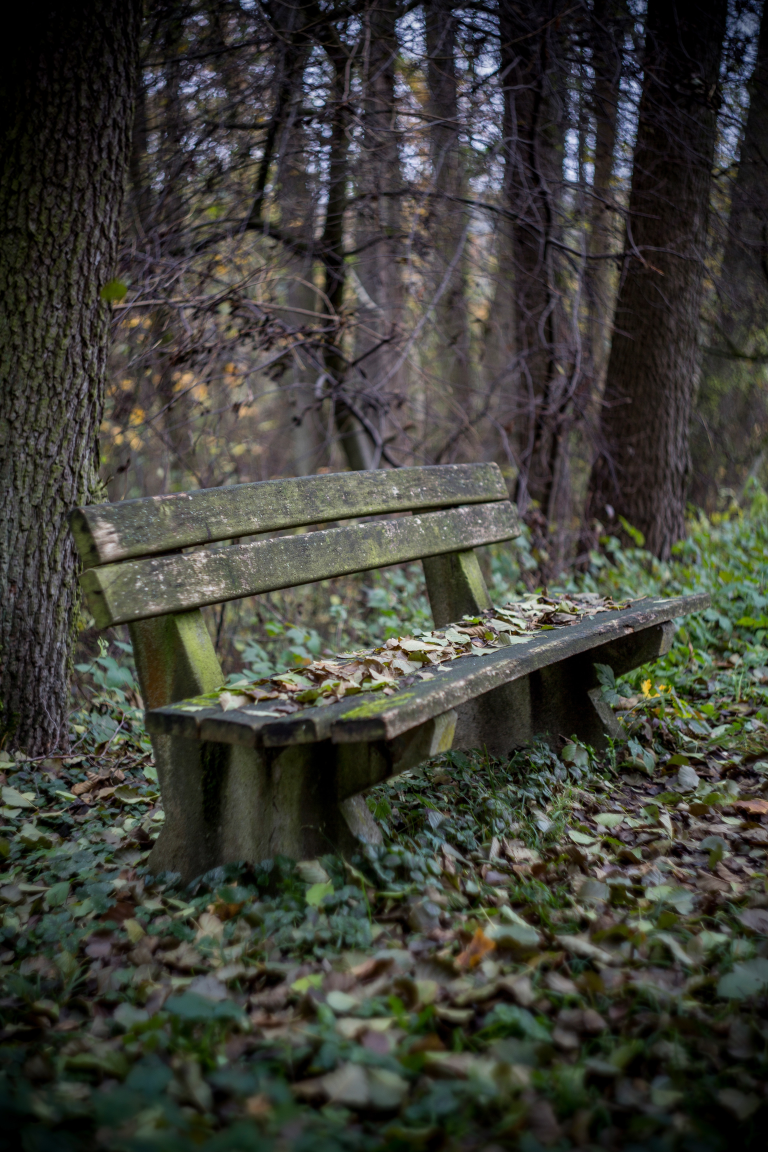
#> input picture images/a1.jpg, 3840 x 5760 px (shown at 1/5 size)
$ python detect_blur_image.py --image images/a1.jpg
#> lines starting #> are read from the running program, lines starting #| are printed output that depends on the picture
### pyimagesearch/blur_detector.py
import matplotlib.pyplot as plt
from auto_th import auto_x
import numpy as np
import cv2


def detect_blur_fft(image, size, thresh, vis):
	# grab the dimensions of the image and use the dimensions to
	# derive the center (x, y)-coordinates
	# thresh=auto_x(image);
	# print(thresh)
	h= image.shape[0]
	w= image.shape[1]
	(cX, cY) = (int(w / 2.0), int(h / 2.0))
    # compute the FFT to find the frequency transform, then shift
	# the zero frequency component (i.e., DC component located at
	# the top-left corner) to the center where it will be more
	# easy to analyze
	fft = np.fft.fft2(image)
	fftShift = np.fft.fftshift(fft)
    # check to see if we are visualizing our output
	if vis:
		# compute the magnitude spectrum of the transform
		magnitude = 20 * np.log(np.abs(fftShift))
		# display the original input image
		(fig, ax) = plt.subplots(1, 2, )
		ax[0].imshow(image, cmap="gray")
		ax[0].set_title("Input")
		ax[0].set_xticks([])
		ax[0].set_yticks([])
		# display the magnitude image
		ax[1].imshow(magnitude, cmap="gray")
		ax[1].set_title("Magnitude Spectrum")
		ax[1].set_xticks([])
		ax[1].set_yticks([])
		# show our plots
		plt.show()

    # zero-out the center of the FFT shift (i.e., remove low
	# frequencies), apply the inverse shift such that the DC
	# component once again becomes the top-left, and then apply
	# the inverse FFT
	fftShift[cY - size:cY + size, cX - size:cX + size] = 0
	fftShift = np.fft.ifftshift(fftShift)
	recon = np.fft.ifft2(fftShift)
    # compute the magnitude spectrum of the reconstructed image,
	# then compute the mean of the magnitude values
	magnitude = 20 * np.log(np.abs(recon))
	mean = np.mean(magnitude)
	# the image will be considered "blurry" if the mean value of the
	# magnitudes is less than the threshold value
	return (mean, mean <= thresh)


### detect_blur_image.py
from pyimagesearch.blur_detector import detect_blur_fft
from auto_th import auto_x
import numpy as np
import argparse
import imutils
import cv2


# construct the argument parser and parse the arguments
ap = argparse.ArgumentParser()
ap.add_argument("-i", "--image", type=str, required=True,
	help="path input image that we'll detect blur in")
ap.add_argument("-t", "--thresh", type=int, default=20,
	help="threshold for our blur detector to fire")
ap.add_argument("-v", "--vis", type=int, default=-1,
	help="whether or not we are visualizing intermediary steps")
ap.add_argument("-d", "--test", type=int, default=-1,
	help="whether or not we should progressively blur the image")

args = vars(ap.parse_args())

# load the input image from disk, resize it, and convert it to
# grayscale
orig = cv2.imread(args["image"])
#> orig is the input picture: shape (5760, 3840, 3); mean B, G, R 56.2, 63.6, 62.6
orig = imutils.resize(orig, width=500)
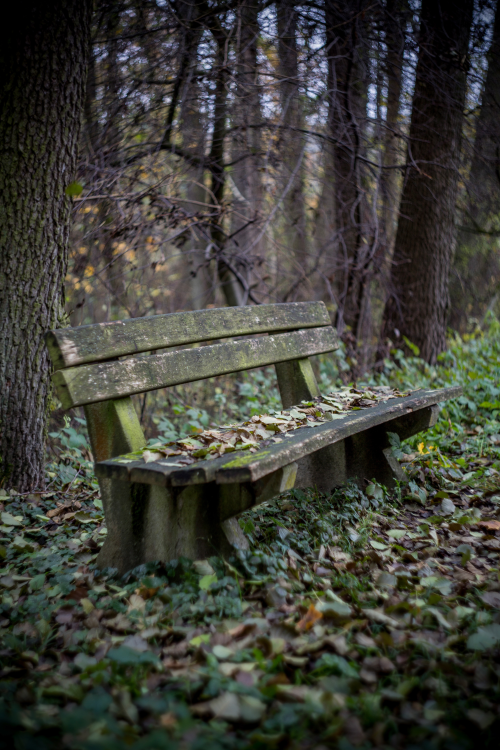
#> orig: shape (750, 500, 3); mean B, G, R 56.2, 63.6, 62.6
gray = cv2.cvtColor(orig, cv2.COLOR_BGR2GRAY)
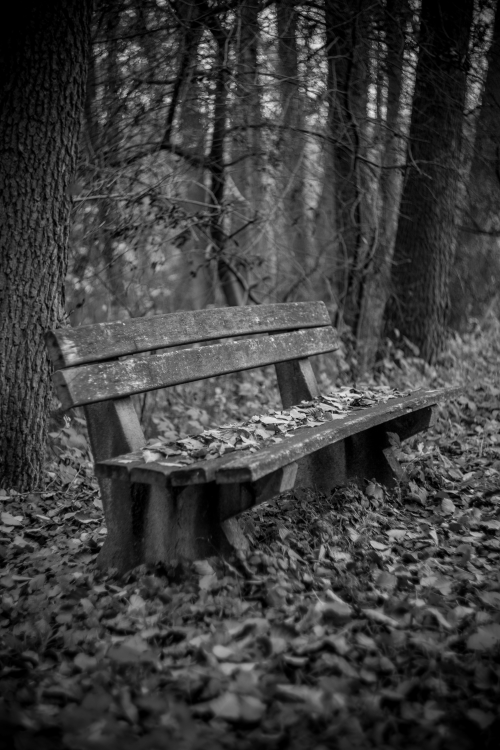
#> gray: shape (750, 500); min 0, max 234, mean 62.5
# apply our blur detector using the FFT
# threshold=auto_x(gray)
# print(threshold)
(mean, blurry) = detect_blur_fft(orig, size=60,
thresh=args["thresh"], vis=args["vis"] > 0)
#> in detect_blur_fft, `magnitude = 20 * np.log(np.abs(recon))`:
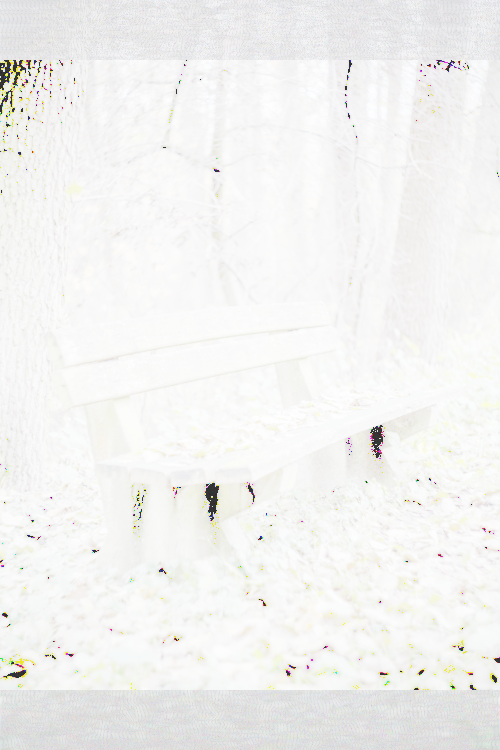
#> magnitude: shape (750, 500, 3) float64; mean of channels 0, 1, 2 60.3, 65.1, 65.8; drawn with min black and max white
#> in detect_blur_fft, `mean = np.mean(magnitude)`: mean = 63.73
#> mean = 63.73; blurry = False

# draw on the image, indicating whether or not it is blurry
image = np.dstack([gray] * 3)
color = (0, 0, 255) if blurry else (0, 255, 0)
#> color = (0, 255, 0)
text = "Blurry ({:.4f})" if blurry else "Not Blurry ({:.4f})"
#> text = 'Not Blurry ({:.4f})'
text = text.format(mean)
#> text = 'Not Blurry (63.7314)'
print(text)
#| Not Blurry (63.7314)
cv2.putText(image, text, (10, 25), cv2.FONT_HERSHEY_SIMPLEX, 0.7,color, 2)
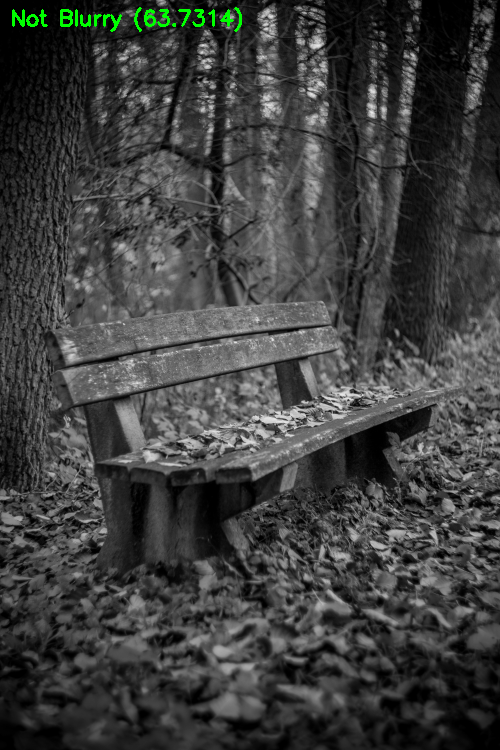
#> image: shape (750, 500, 3); mean of channels 0, 1, 2 62.4, 63.4, 62.4; drawn as B, G, R
print("[INFO] {}".format(text))
#| [INFO] Not Blurry (63.7314)
# show the output image
# cv2.imshow("Output", image)
# cv2.waitKey(0)

# check to see if are going to test our FFT blurriness detector using
# various sizes of a Gaussian kernel
if args["test"] > -2:
	# loop over various blur radii
	for radius in range(1, 30, 2):
		# clone the original grayscale image
		image = gray.copy()
		# check to see if the kernel radius is greater than zero
		if radius > 0:
			# blur the input image by the supplied radius using a
			# Gaussian kernel
			image = cv2.GaussianBlur(image, (radius, radius), 0)
			# apply our blur detector using the FFT
			(mean, blurry) = detect_blur_fft(image, size=60,
				thresh=args["thresh"], vis=args["vis"] > 0)
			# draw on the image, indicating whether or not it is
			# blurry
			image = np.dstack([image] * 3)
			color = (0, 0, 255) if blurry else (0, 255, 0)
			text = "Blurry ({:.4f})" if blurry else "Not Blurry ({:.4f})"
			text = text.format(mean)
			cv2.putText(image, text, (10, 25), cv2.FONT_HERSHEY_SIMPLEX,
				0.7, color, 2)
			print("[INFO] Kernel: {}, Result: {}".format(radius, text))
		# show the image
		cv2.imshow("Test Image", image)
		cv2.waitKey(0)
#> this loop made 15 passes
#> (mean, blurry, color, text) on passes 1 to 8: (37, False, (0, 255, 0), 'Not Blurry (37.0011)'), (31.82, False, (0, 255, 0), 'Not Blurry (31.8194)'), (28.14, False, (0, 255, 0), 'Not Blurry (28.1388)'), (22.68, False, (0, 255, 0), 'Not Blurry (22.6838)'), (18.19, True, (0, 0, 255), 'Blurry (18.1882)'), (13.32, True, (0, 0, 255), 'Blurry (13.3159)'), (7.75, True, (0, 0, 255), 'Blurry (7.7451)'), (2.69, True, (0, 0, 255), 'Blurry (2.6919)')
#> (printed output is left out)
#> pass 1, in detect_blur_fft (call 2), `magnitude = 20 * np.log(np.abs(recon))`:
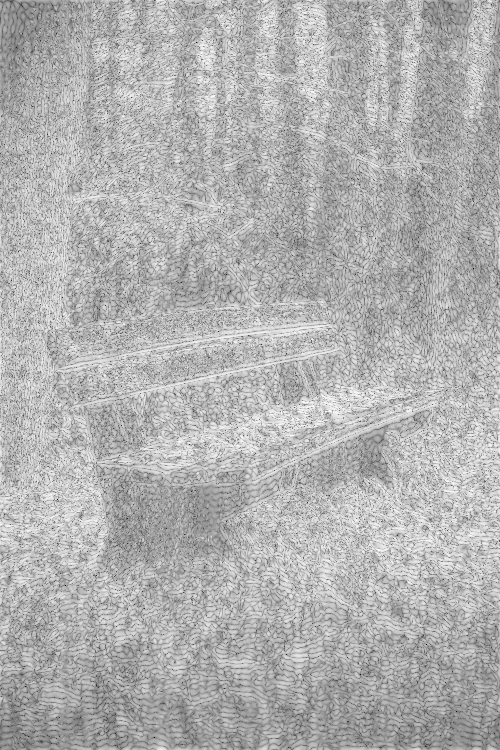
#> magnitude: shape (750, 500) float64; min -96.82, max 95.73, mean 37; drawn with min black and max white
#> pass 1, `cv2.imshow("Test Image", image)`:
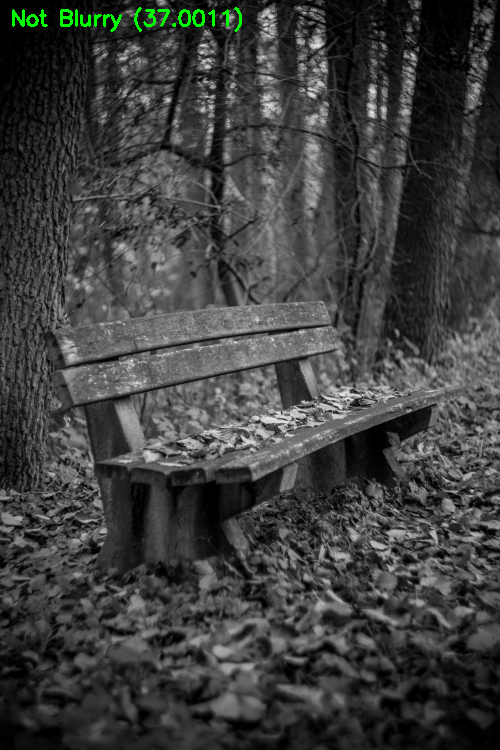
#> window 'Test Image': shape (750, 500, 3); mean B, G, R 62.4, 63.4, 62.4
#> after the loop:
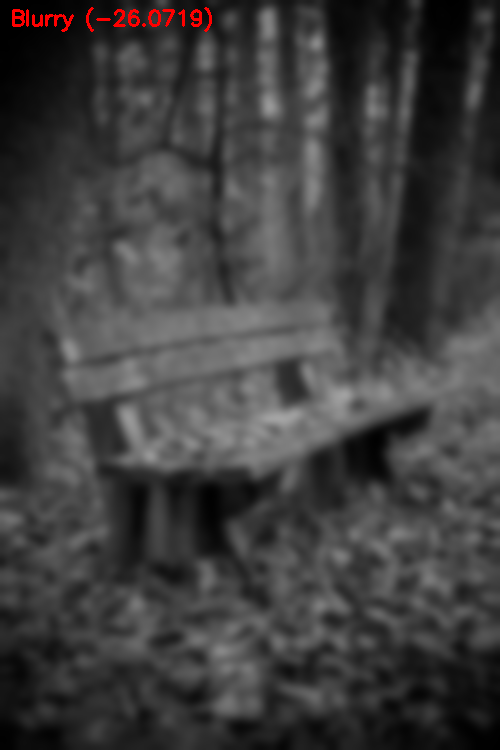
#> image: shape (750, 500, 3); mean of channels 0, 1, 2 62.4, 62.4, 63.3; drawn as B, G, R

$ run again, with images/a2.jpg copied over images/a1.jpg
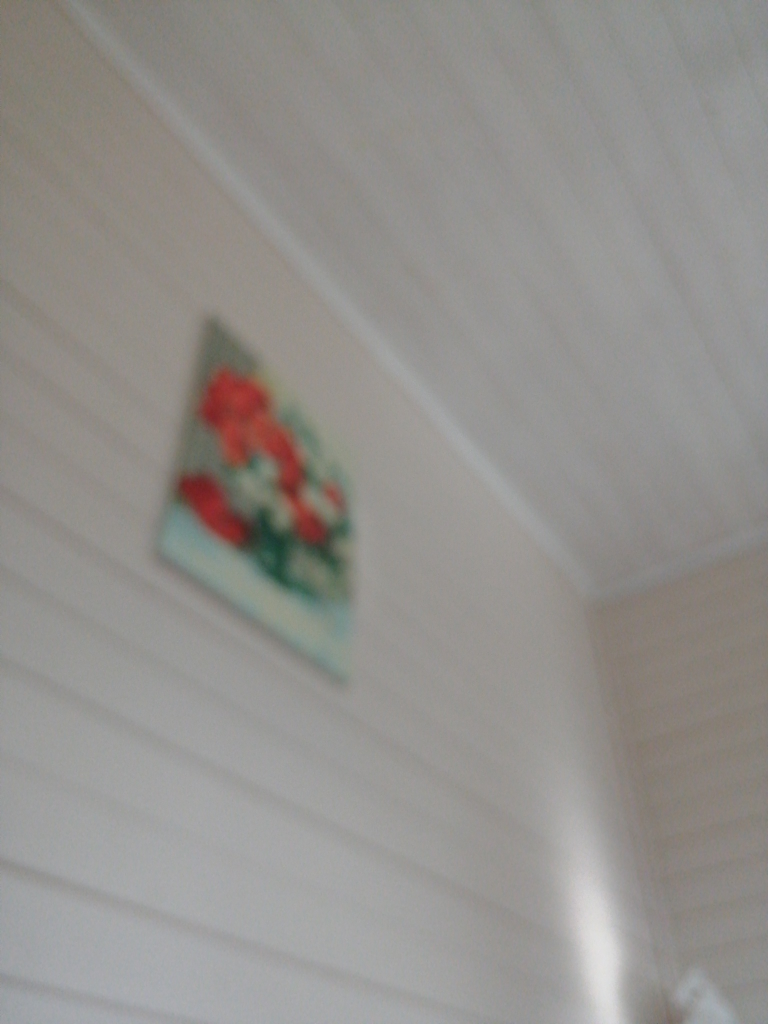
#> input picture images/a2.jpg, 1536 x 2048 px (shown at 1/2 size)
#> orig is the input picture: shape (2048, 1536, 3); mean B, G, R 141, 144.5, 147.2
#> orig: shape (666, 500, 3)
#> in detect_blur_fft, `magnitude = 20 * np.log(np.abs(recon))`:
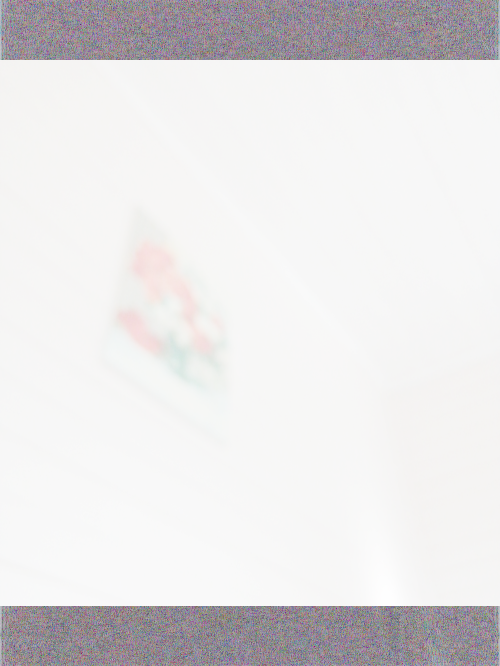
#> magnitude: shape (666, 500, 3) float64; mean of channels 0, 1, 2 80, 78.8, 80.8; drawn with min black and max white
#> in detect_blur_fft, `mean = np.mean(magnitude)`: mean = 79.87
#> `(mean, blurry) = detect_blur_fft(orig, size=60, thresh=args["thresh"],..`: blurry = False
#> `color = (0, 0, 255) if blurry else (0, 255, 0)`: color = (0, 255, 0)
#> `text = "Blurry ({:.4f})" if blurry else "Not Blurry ({:.4f})"`: text = 'Not Blurry ({:.4f})'
#> `text = text.format(mean)`: text = 'Not Blurry (79.8696)'
#| Not Blurry (79.8696)
#| [INFO] Not Blurry (79.8696)
#> the loop `for radius in range(1, 30, 2):` made 15 passes
#> (mean, text) on passes 1 to 8: (-11.02, 'Blurry (-11.0170)'), (-19.7, 'Blurry (-19.6987)'), (-22.99, 'Blurry (-22.9889)'), (-25.85, 'Blurry (-25.8539)'), (-27.14, 'Blurry (-27.1441)'), (-28.03, 'Blurry (-28.0268)'), (-28.61, 'Blurry (-28.6106)'), (-28.93, 'Blurry (-28.9329)')
#> (printed output is left out)
#> pass 2, in detect_blur_fft (call 3), `magnitude = 20 * np.log(np.abs(recon))`:
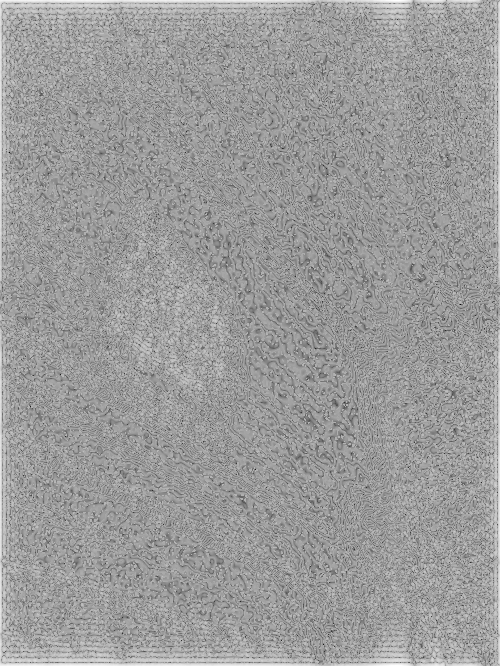
#> magnitude: shape (666, 500) float64; min -157.5, max 67.71, mean -19.7; drawn with min black and max white

$ run again, with images/a3.JPG copied over images/a1.jpg
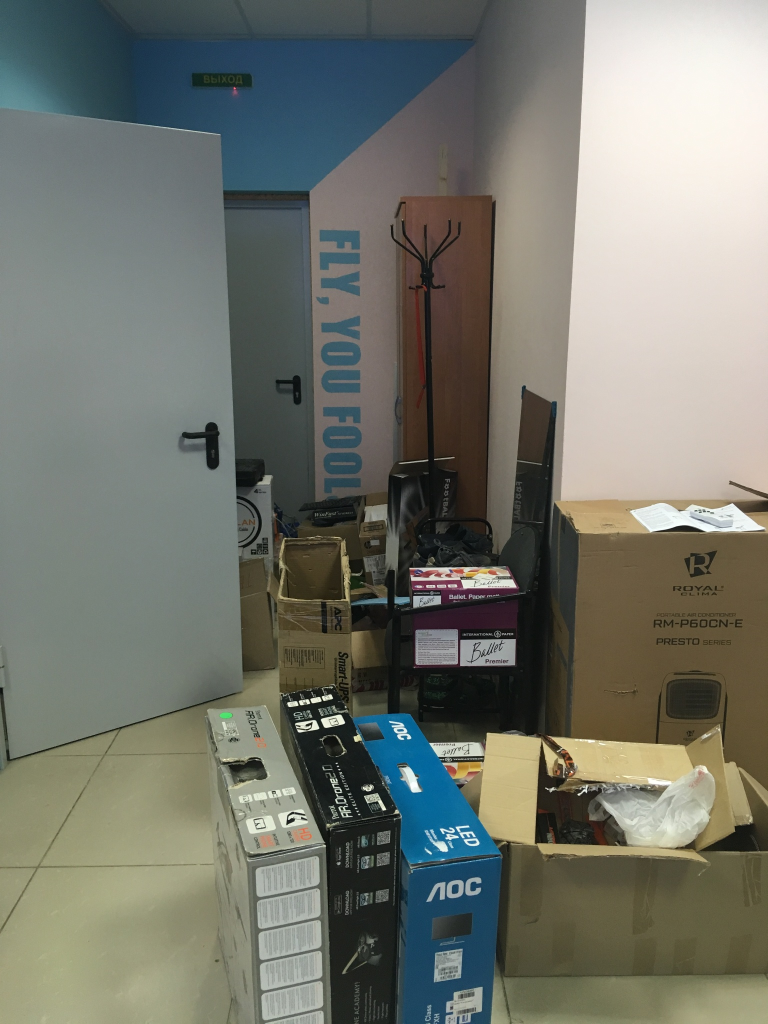
#> input picture images/a3.JPG, 1536 x 2048 px (shown at 1/2 size)
#> orig is the input picture: shape (2048, 1536, 3); mean B, G, R 108.5, 117.9, 115.6
#> orig: shape (666, 500, 3)
#> in detect_blur_fft, `mean = np.mean(magnitude)`: mean = 75.63
#> `(mean, blurry) = detect_blur_fft(orig, size=60, thresh=args["thresh"],..`: blurry = False
#> `color = (0, 0, 255) if blurry else (0, 255, 0)`: color = (0, 255, 0)
#> `text = "Blurry ({:.4f})" if blurry else "Not Blurry ({:.4f})"`: text = 'Not Blurry ({:.4f})'
#> `text = text.format(mean)`: text = 'Not Blurry (75.6294)'
#| Not Blurry (75.6294)
#| [INFO] Not Blurry (75.6294)
#> the loop `for radius in range(1, 30, 2):` made 15 passes
#> (mean, text) on passes 1 to 8: (17.37, 'Blurry (17.3727)'), (13.5, 'Blurry (13.4990)'), (10.79, 'Blurry (10.7870)'), (6.55, 'Blurry (6.5524)'), (2.96, 'Blurry (2.9594)'), (-0.882, 'Blurry (-0.8824)'), (-5, 'Blurry (-4.9951)'), (-8.3, 'Blurry (-8.2969)')
#> (printed output is left out)
#> pass 1, in detect_blur_fft (call 2), `magnitude = 20 * np.log(np.abs(recon))`:
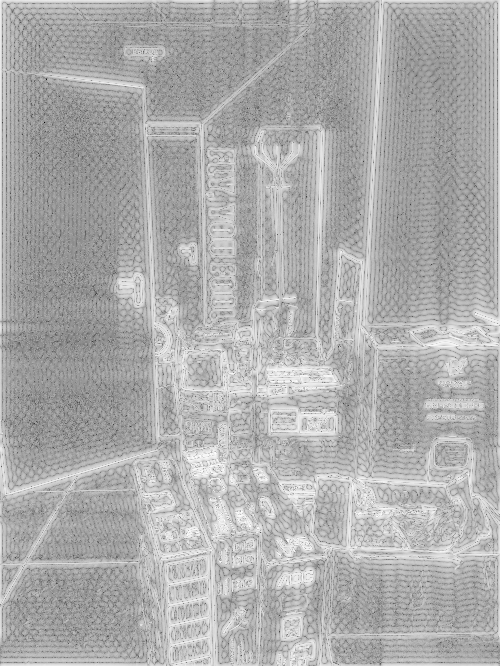
#> magnitude: shape (666, 500) float64; min -156.6, max 99.31, mean 17.4; drawn with min black and max white
#> after the loop `for radius in range(1, 30, 2):`:
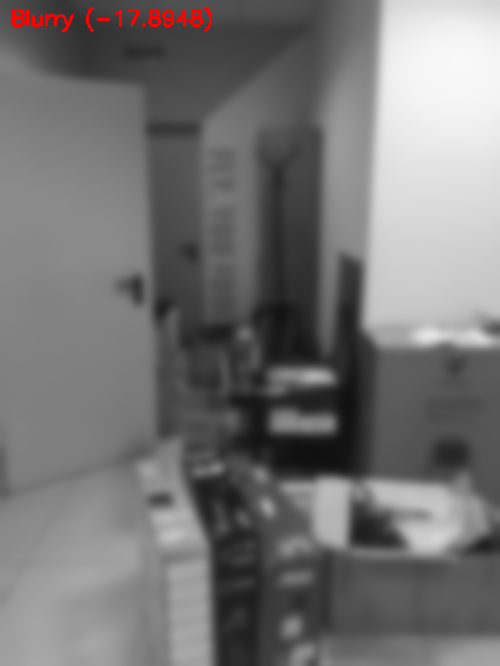
#> image: shape (666, 500, 3); mean of channels 0, 1, 2 115.9, 115.9, 116.9; drawn as B, G, R
